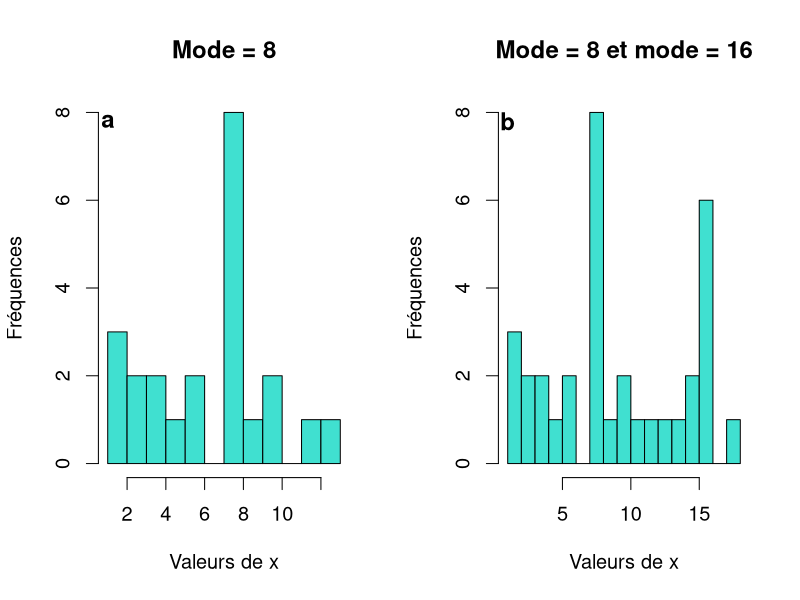
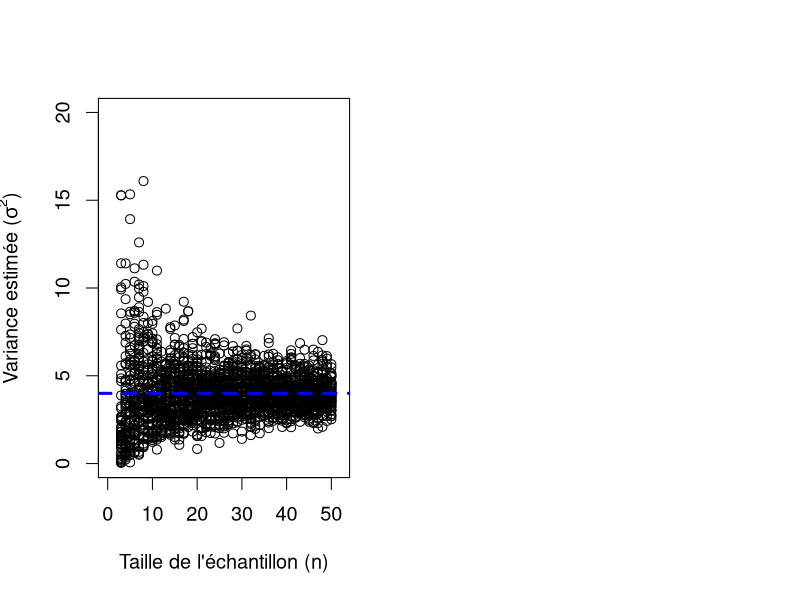

These figures' R source, in order:
## ---- chunk 1
# automatically create a bib database for R packages
knitr::write_bib(c(
  .packages(), 'bookdown', 'knitr', 'rmarkdown'
), 'packages.bib')
## ---- chunk 2
##mode
xmod <- c(1, 3, 4, 5, 6, 8, 8, 8, 8, 8, 8, 8, 9, 1, 3, 4, 
          6, 8, 10, 1, 12, 13, 10)
par(mfrow = c(1, 2), cex = 1.2)
hist(xmod, breaks = 10, main = "Mode = 8", 
     ylab = "Fréquences", xlab = "Valeurs de x", col = "turquoise")
##add text
text(x = 1, y = 7.8, labels = expression(bold(a)), 
     cex = 1.2)
xmod2 <- c(1, 3, 4, 5, 6, 8, 8, 8, 8, 8, 8, 8, 9, 1, 3, 4, 
           6, 8, 10, 1, 12, 13, 10, 15, 16, 16, 11, 16, 16,
           14, 15, 16, 16, 18)
hist(xmod2, breaks = 18, main = "Mode = 8 et mode = 16", 
     ylab = "Fréquences", xlab = "Valeurs de x",
     col = "turquoise")
text(x = 1, y = 7.8, labels = expression(bold(b)),
     cex = 1.2)
## ---- chunk 3
##Sample size and variance
plot(x = c(0, 52), y = c(0, 20), type = "n", 
     xlab = "Taille de l'échantillon (n)", ylab = expression(paste("Variance estimée (", sigma^2, ")")))

##try scenarios with sample sizes of 3 to 50 observations
for (df in 3:50) {          
  ##obtain 30 data sets for each scenario
  for (i in 1:50){            
    #obtain sample of size df with mean and sd
    x <- rnorm(df, mean = 10.1, sd = 2) 
    points(df, var(x))           #plot the points on graph
  }
}
abline(h = 4, lty = 2, lwd = 3, col = "blue") #add line to indicate variance
